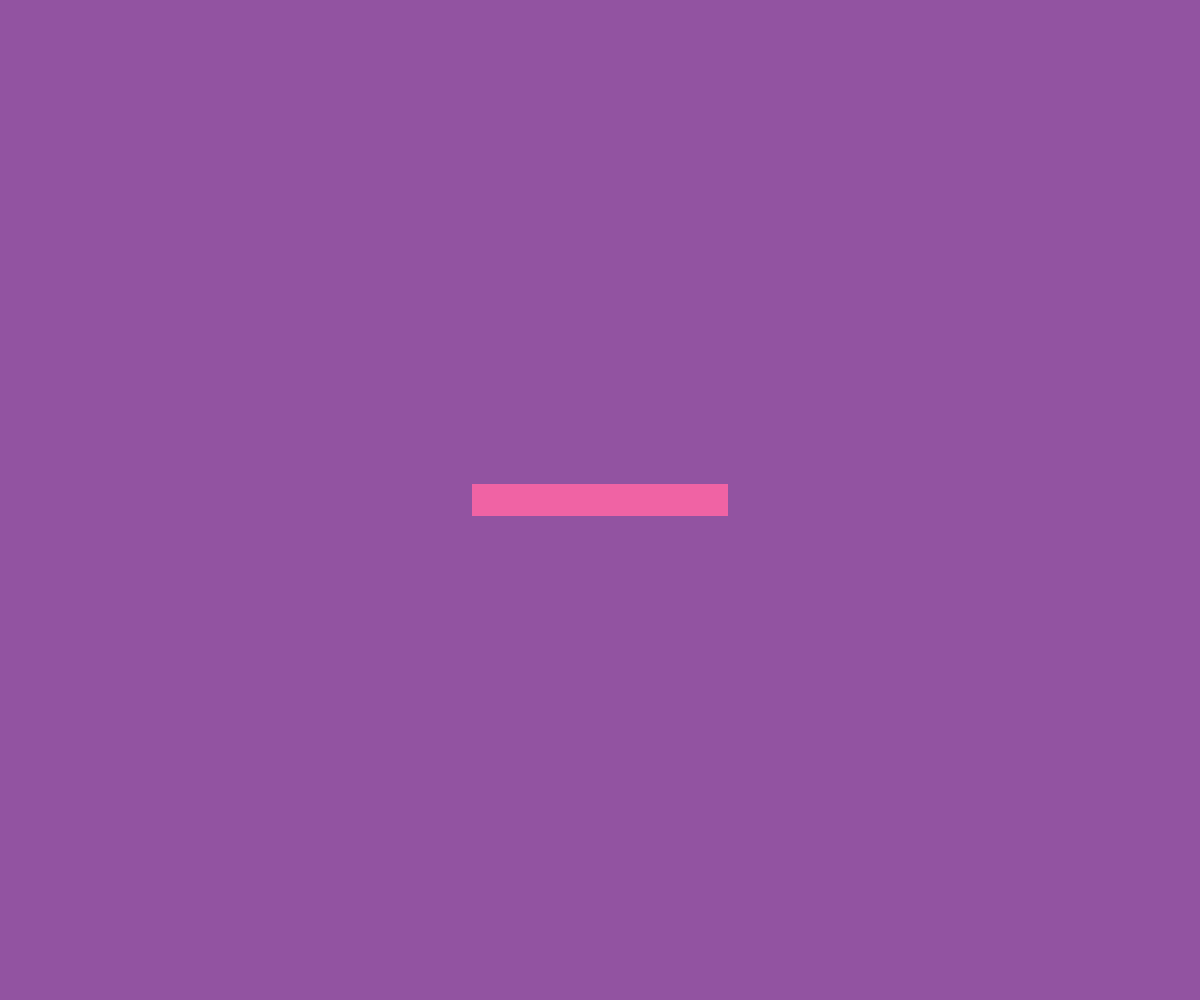
Frame 1 (no input)
Frame 60 (no input): identical to frame 1, image omitted
Frame 120 (the mouse pressed at the canvas centre since frame 60): identical to frame 1, image omitted

The p5.js sketch that drew this single still picture (run headless with seeded random() and noise() and a simulated clock; from frame 60 on, the mouse is pressed at the canvas centre):

// p5.js sketch
// ── sketch.js
// Angular Motion (Rectangle Grab Exercise)
// The Nature of Code
// The Coding Train / Daniel Shiffman
// https://youtu.be/i2ROE_mAhU0
// https://thecodingtrain.com/learning/nature-of-code/3.2-angular-motion.html

// Rectangle Acceleration: https://editor.p5js.org/codingtrain/sketches/RR9XUN1mf
// Rectangle Grab Exercise: https://editor.p5js.org/codingtrain/sketches/In9e8j6t_
// Gravitational Attraction: https://editor.p5js.org/codingtrain/sketches/Y-yxvkkZk

let angle = 0;
let angleV = 0;
let angleA = 0;

function setup() {
  createCanvas(windowWidth, windowHeight);
  angleMode(RADIANS);
}

let pAngle = 0;

function mouseDragged() {
  let v = createVector(pmouseX - width / 2, pmouseY - height / 2);
  pAngle = v.heading();
}

function mouseReleased() {
  let v2 = createVector(mouseX - width / 2, mouseY - height / 2);
  angleV = v2.heading() - pAngle;
  console.log(angleV);
}

function draw() {
  //angleA = map(mouseX, 0, width, -0.01, 0.01);
  //angleV = constrain(angleV, -0.2, 0.2);

  if (mouseIsPressed) {
    let v = createVector(mouseX - width / 2, mouseY - height / 2);
    angle = v.heading();
  }

  background(146, 83, 161);
  noStroke();
  fill(240, 99, 164);
  rectMode(CENTER);
  translate(width / 2, height / 2);
  rotate(angle);
  rect(0, 0, 256, 32);

  angle += angleV;
  angleV += angleA;
}
